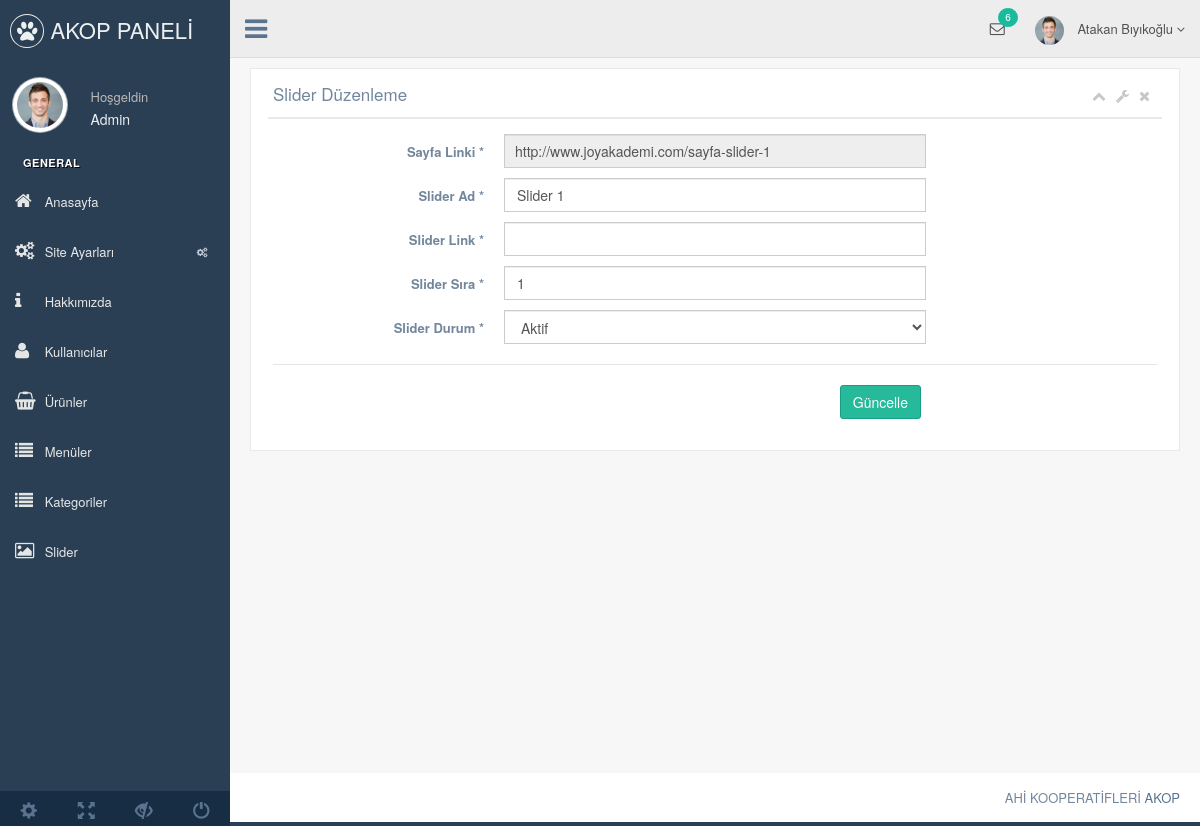
/nedmin/production/slider-duzenle.php?slider_id=2 (signed in), run on the app's committed database.
### tables this page shows
CREATE TABLE `kullanici` (
  `kullanici_id` int(11) NOT NULL,
  `kullanici_zaman` datetime NOT NULL DEFAULT current_timestamp(),
  `kullanici_resim` varchar(250) NOT NULL,
  `kullanici_tc` varchar(50) NOT NULL,
  `kullanici_ad` varchar(50) NOT NULL,
  `kullanici_mail` varchar(100) NOT NULL,
  `kullanici_gsm` varchar(50) NOT NULL,
  `kullanici_password` text NOT NULL,
  `kullanici_adsoyad` varchar(50) NOT NULL,
  `kullanici_adres` varchar(250) NOT NULL,
  `kullanici_il` varchar(100) NOT NULL,
  `kullanici_ilce` varchar(100) NOT NULL,
  `kullanici_unvan` varchar(100) NOT NULL,
  `kullanici_yetki` varchar(50) NOT NULL,
  `kullanici_durum` int(1) NOT NULL DEFAULT 1
);

CREATE TABLE `ayar` (
  `ayar_id` int(11) NOT NULL,
  `ayar_logo` varchar(250) NOT NULL,
  `ayar_url` varchar(50) NOT NULL,
  `ayar_title` varchar(250) NOT NULL,
  `ayar_description` varchar(250) NOT NULL,
  `ayar_keywords` text NOT NULL,
  `ayar_author` varchar(50) NOT NULL,
  `ayar_tel` varchar(50) NOT NULL,
  `ayar_gsm` varchar(50) NOT NULL,
  `ayar_faks` varchar(50) NOT NULL,
  `ayar_mail` varchar(50) NOT NULL,
  `ayar_ilce` varchar(50) NOT NULL,
  `ayar_il` varchar(50) NOT NULL,
  `ayar_adres` varchar(250) NOT NULL,
  `ayar_mesai` varchar(250) NOT NULL,
  `ayar_maps` varchar(250) NOT NULL,
  `ayar_analytics` varchar(50) NOT NULL,
  `ayar_zopim` varchar(250) NOT NULL,
  `ayar_facebook` varchar(50) NOT NULL,
  `ayar_x` varchar(50) NOT NULL,
  `ayar_instagram` varchar(50) NOT NULL,
  `ayar_linkedin` varchar(50) NOT NULL,
  `ayar_tiktok` varchar(50) NOT NULL,
  `ayar_youtube` varchar(50) NOT NULL,
  `ayar_smtphost` varchar(50) NOT NULL,
  `ayar_smtpuser` varchar(50) NOT NULL,
  `ayar_smtppassword` varchar(50) NOT NULL,
  `ayar_smtpport` varchar(50) NOT NULL,
  `ayar_bakim` enum('0','1') NOT NULL DEFAULT '1'
);

CREATE TABLE `slider` (
  `slider_id` int(11) NOT NULL,
  `slider_ad` varchar(100) NOT NULL,
  `slider_resimyol` varchar(250) NOT NULL,
  `slider_sira` int(2) NOT NULL,
  `slider_link` varchar(250) NOT NULL,
  `slider_durum` enum('0','1') NOT NULL DEFAULT '1'
);

### nedmin/production/fonksiyon.php (called while the page is built)
<?php
function seo($text)
{
    $char_map = array(
        'ş' => 's', 'ı' => 'i', 'ç' => 'c', 'ü' => 'u', 'ö' => 'o', 'ğ' => 'g',
        'Ş' => 'S', 'İ' => 'I', 'Ç' => 'C', 'Ü' => 'U', 'Ö' => 'O', 'Ğ' => 'G',
        'А' => 'A', 'Б' => 'B', 'В' => 'V', 'Г' => 'G', 'Д' => 'D',
        'Е' => 'E', 'Ё' => 'Yo', 'Ж' => 'Zh', 'З' => 'Z', 'И' => 'I',
        'Й' => 'Y', 'К' => 'K', 'Л' => 'L', 'М' => 'M', 'Н' => 'N',
        'О' => 'O', 'П' => 'P', 'Р' => 'R', 'С' => 'S', 'Т' => 'T',
        'У' => 'U', 'Ф' => 'F', 'Х' => 'H', 'Ц' => 'C', 'Ч' => 'Ch',
        'Ш' => 'Sh', 'Щ' => 'Sch', 'Ъ' => '', 'Ы' => 'Y', 'Ь' => '',
        'Э' => 'E', 'Ю' => 'Yu', 'Я' => 'Ya',
        'Α' => 'A', 'Β' => 'B', 'Γ' => 'G', 'Δ' => 'D', 'Ε' => 'E',
        'Ζ' => 'Z', 'Η' => 'I', 'Θ' => 'Th', 'Ι' => 'I', 'Κ' => 'K',
        'Λ' => 'L', 'Μ' => 'M', 'Ν' => 'N', 'Ξ' => 'X', 'Ο' => 'O',
        'Π' => 'P', 'Ρ' => 'R', 'Σ' => 'S', 'Τ' => 'T', 'Υ' => 'Y',
        'Φ' => 'F', 'Χ' => 'Ch', 'Ψ' => 'Ps', 'Ω' => 'O',
        'ا' => 'a', 'ب' => 'b', 'ت' => 't', 'ث' => 'th', 'ج' => 'j',
        'ح' => 'h', 'خ' => 'kh', 'د' => 'd', 'ذ' => 'dh', 'ر' => 'r',
        'ز' => 'z', 'س' => 's', 'ش' => 'sh', 'ص' => 's', 'ض' => 'd',
        'ط' => 't', 'ظ' => 'z', 'ع' => 'a', 'غ' => 'gh', 'ف' => 'f',
        'ق' => 'q', 'ك' => 'k', 'ل' => 'l', 'م' => 'm', 'ن' => 'n',
        'ه' => 'h', 'و' => 'w', 'ي' => 'y',
        'Å' => 'A', 'Ä' => 'Ae', 'Ö' => 'O', 'Ø' => 'O', 'Æ' => 'Ae',
        'å' => 'a', 'ä' => 'ae', 'ö' => 'o', 'ø' => 'o', 'æ' => 'ae',
        'Ä' => 'Ae', 'Ö' => 'Oe', 'Ü' => 'Ue', 'ß' => 'ss',
        'ä' => 'ae', 'ö' => 'oe', 'ü' => 'ue',
        'é' => 'e', 'è' => 'e', 'ê' => 'e', 'ë' => 'e', 'ç' => 'c',
        'ÿ' => 'y', 'Ÿ' => 'Y', 'Ā' => 'A', 'ā' => 'a'
    );
    $text = strtr($text, $char_map);
    $text = preg_replace('/[^a-zA-Z0-9\-_]/u', '-', $text);
    $text = trim($text, '-');
    $text = mb_convert_encoding($text, 'UTF-8', mb_detect_encoding($text));
    return strtolower($text);
}
?>

### nedmin/production/slider-duzenle.php (the view, shortened to what this page needs)
<?php global $db, $ayarcek, $slidercek;
include 'header.php';
include 'fonksiyon.php';
$slidersor = $db->prepare("SELECT * FROM slider WHERE slider_id = :id");
$slidersor->execute([
    'id' => $_GET['slider_id']
]);
$slidercek = $slidersor->fetch(PDO::FETCH_ASSOC);
?>
    <div class="right_col" role="main">
        <div class="">
            <div class="row">
                <div class="col-md-12 col-sm-12 col-xs-12">
                    <div class="x_panel">
                        <div class="x_title">
                            <h2>Slider Düzenleme</h2>
                            <ul class="nav navbar-right panel_toolbox">
                                <li><a class="collapse-link"><i class="fa fa-chevron-up"></i></a></li>
                                <li class="dropdown">
                                    <a href="#" class="dropdown-toggle" data-toggle="dropdown" role="button"
                                       aria-expanded="false">
                                        <i class="fa fa-wrench"></i>
                                    </a>
                                </li>
                                <li><a class="close-link"><i class="fa fa-close"></i></a></li>
                            </ul>
                            <div class="clearfix"></div>
                        </div>
                        <div class="x_content">
                            <form action="../netting/islem.php" method="post" id="demo-form2" data-parsley-validate
                                  class="form-horizontal form-label-left">
                                <div class="form-group">
                                    <label class="control-label col-md-3 col-sm-3 col-xs-12" for="first-name">Sayfa Linki <span class="required">*</span>
                                    </label>
                                    <div class="col-md-6 col-sm-6 col-xs-12">
                                        <input type="" id="first-name" name="kullanici_tc" disabled="" value="<?php echo $ayarcek['ayar_url'] ?>/sayfa-<?php echo seo($slidercek['slider_ad']) ?>" required="required" class="form-control col-md-7 col-xs-12">
                                    </div>
                                </div>
                                <div class="form-group">
                                    <label class="control-label col-md-3 col-sm-3 col-xs-12" for="slider_ad">Slider Ad <span
                                                class="required">*</span></label>
                                    <div class="col-md-6 col-sm-6 col-xs-12">
                                        <input type="text" id="slider_ad" name="slider_ad"
                                               value="<?php echo $slidercek['slider_ad']; ?>" required class="form-control">
                                    </div>
                                </div>
                                <div class="form-group">
                                    <label class="control-label col-md-3 col-sm-3 col-xs-12" for="slider_url">Slider Link
                                        <span class="required">*</span></label>
                                    <div class="col-md-6 col-sm-6 col-xs-12">
                                        <input type="text" id="slider_url" name="slider_url"
                                               value="<?php echo $slidercek['slider_url']; ?>"
                                               class="form-control">
                                    </div>
                                </div>
                                <div class="form-group">
                                    <label class="control-label col-md-3 col-sm-3 col-xs-12" for="slider_sira">Slider Sıra
                                        <span class="required">*</span></label>
                                    <div class="col-md-6 col-sm-6 col-xs-12">
                                        <input type="text" id="slider_sira" name="slider_sira"
                                               value="<?php echo $slidercek['slider_sira']; ?>"
                                               class="form-control">
                                    </div>
                                </div>
                                <div class="form-group">
                                    <label class="control-label col-md-3 col-sm-3 col-xs-12" for="slider_durum">Slider Durum
                                        <span class="required">*</span></label>
                                    <div class="col-md-6 col-sm-6 col-xs-12">
                                        <select id="slider_durum" class="form-control" name="slider_durum" required>
                                            <option value="1" <?php echo $slidercek['slider_durum'] == '1' ? 'selected' : ''; ?>>
                                                Aktif
                                            </option>
                                        </select>
                                    </div>
                                </div>
                                <div class="ln_solid"></div>
                                <div class="form-group">
                                    <div align="right" class="col-md-6 col-sm-6 col-xs-12 col-md-offset-3">
                                        <button type="submit" name="sliderduzenle" class="btn btn-success">Güncelle
                                        </button>
                                    </div>
                                </div>
                            </form>
                        </div>
                    </div>
                </div>
            </div>
        </div>
    </div>
<?php include 'footer.php'; ?>

### nedmin/production/header.php (shortened to what this page needs)
<?php global $db;
include '../netting/baglan.php';
$ayarsor = $db->prepare("SELECT * FROM ayar WHERE ayar_id = :id");
$ayarsor->execute(array(
    'id' => 0
));
$ayarcek = $ayarsor->fetch(PDO::FETCH_ASSOC);
$kullanicisor = $db->prepare("SELECT * FROM kullanici WHERE kullanici_mail = :mail");
$kullanicisor->execute(array(
    'mail' => $_SESSION['kullanici_mail']
));
$kullanicicek = $kullanicisor->fetch(PDO::FETCH_ASSOC);
?>
<!DOCTYPE html>
<html lang="tr">
<head>
    <link href="../vendors/bootstrap/dist/css/bootstrap.min.css" rel="stylesheet">
    <link href="../vendors/font-awesome/css/font-awesome.min.css" rel="stylesheet">
    <link href="../vendors/nprogress/nprogress.css" rel="stylesheet">
    <link href="../vendors/iCheck/skins/flat/green.css" rel="stylesheet">
    <link href="../vendors/datatables.net-bs/css/dataTables.bootstrap.min.css" rel="stylesheet">
    <link href="../vendors/datatables.net-buttons-bs/css/buttons.bootstrap.min.css" rel="stylesheet">
    <link href="../vendors/datatables.net-fixedheader-bs/css/fixedHeader.bootstrap.min.css" rel="stylesheet">
    <link href="../vendors/datatables.net-responsive-bs/css/responsive.bootstrap.min.css" rel="stylesheet">
    <link href="../vendors/datatables.net-scroller-bs/css/scroller.bootstrap.min.css" rel="stylesheet">
    <link href="../build/css/custom.min.css" rel="stylesheet">
</head>
<body class="nav-md">
<div class="container body">
    <div class="main_container">
        <div class="col-md-3 left_col">
            <div class="left_col scroll-view">
                <div class="navbar nav_title" style="border: 0;">
                    <a href="index.php" class="site_title"><i class="fa fa-paw"></i> <span>AKOP PANELİ</span></a>
                </div>
                <div class="profile clearfix">
                    <div class="profile_pic">
                        <img src="images/img.jpg" alt="..." class="img-circle profile_img">
                    </div>
                    <div class="profile_info">
                        <span>Hoşgeldin</span>
                        <h2> <?php echo $kullanicicek['kullanici_unvan'] ?> </h2>
                    </div>
                </div>
                <br/>
                <div id="sidebar-menu" class="main_menu_side hidden-print main_menu">
                    <div class="menu_section">
                        <h3>General</h3>
                        <ul class="nav side-menu">
                            <li><a href="index.php"><i class="fa fa-home"></i> Anasayfa </a></li>
                            <li><a><i class="fa fa-cogs"></i> Site Ayarları <span class="fa fa-cogs"></span></a>
                            </li>
                            <li><a href="hakkimizda.php"><i class="fa fa-info"></i> Hakkımızda </a></li>
                            <li><a href="kullanici.php"><i class="fa fa-user"></i> Kullanıcılar </a></li>
                            <li><a href="urun.php"><i class="fa fa-shopping-basket"></i> Ürünler </a></li>
                            <li><a href="menu.php"><i class="fa fa-list"></i> Menüler </a></li>
                            <li><a href="kategori.php"><i class="fa fa-list"></i> Kategoriler </a></li>
                            <li><a href="slider.php"><i class="fa fa-image"></i> Slider </a></li>
                        </ul>
                    </div>
                </div>
                <div class="sidebar-footer hidden-small">
                    <a data-toggle="tooltip" data-placement="top" title="Settings">
                        <span class="glyphicon glyphicon-cog" aria-hidden="true"></span>
                    </a>
                    <a data-toggle="tooltip" data-placement="top" title="FullScreen">
                        <span class="glyphicon glyphicon-fullscreen" aria-hidden="true"></span>
                    </a>
                    <a data-toggle="tooltip" data-placement="top" title="Lock">
                        <span class="glyphicon glyphicon-eye-close" aria-hidden="true"></span>
                    </a>
                    <a data-toggle="tooltip" data-placement="top" title="Logout">
                        <span class="glyphicon glyphicon-off" aria-hidden="true"></span>
                    </a>
                </div>
            </div>
        </div>
        <div class="top_nav">
            <div class="nav_menu">
                <nav>
                    <div class="nav toggle">
                        <a id="menu_toggle"><i class="fa fa-bars"></i></a>
                    </div>
                    <ul class="nav navbar-nav navbar-right">
                        <li class="dropdown">
                            <a href="javascript:;" class="user-profile dropdown-toggle" data-toggle="dropdown"
                               aria-expanded="false">
                                <img src="images/img.jpg" alt=""> <?php echo $kullanicicek['kullanici_adsoyad'] ?>
                                <span class="fa fa-angle-down"></span>
                            </a>
                        </li>
                        <li role="presentation" class="dropdown">
                            <a href="javascript:;" class="dropdown-toggle info-number" data-toggle="dropdown"
                               aria-expanded="false">
                                <i class="fa fa-envelope-o"></i>
                                <span class="badge bg-green">6</span>
                            </a>
                        </li>
                    </ul>
                </nav>
            </div>
        </div>

### data on the page
kullanici: kullanici_unvan "Admin", kullanici_adsoyad "Atakan Bıyıkoğlu"
ayar: kullanici_tc "http://www.joyakademi.com/sayfa-slider-1"
slider: slider_ad "Slider 1", slider_sira "1", slider_durum "Aktif"
